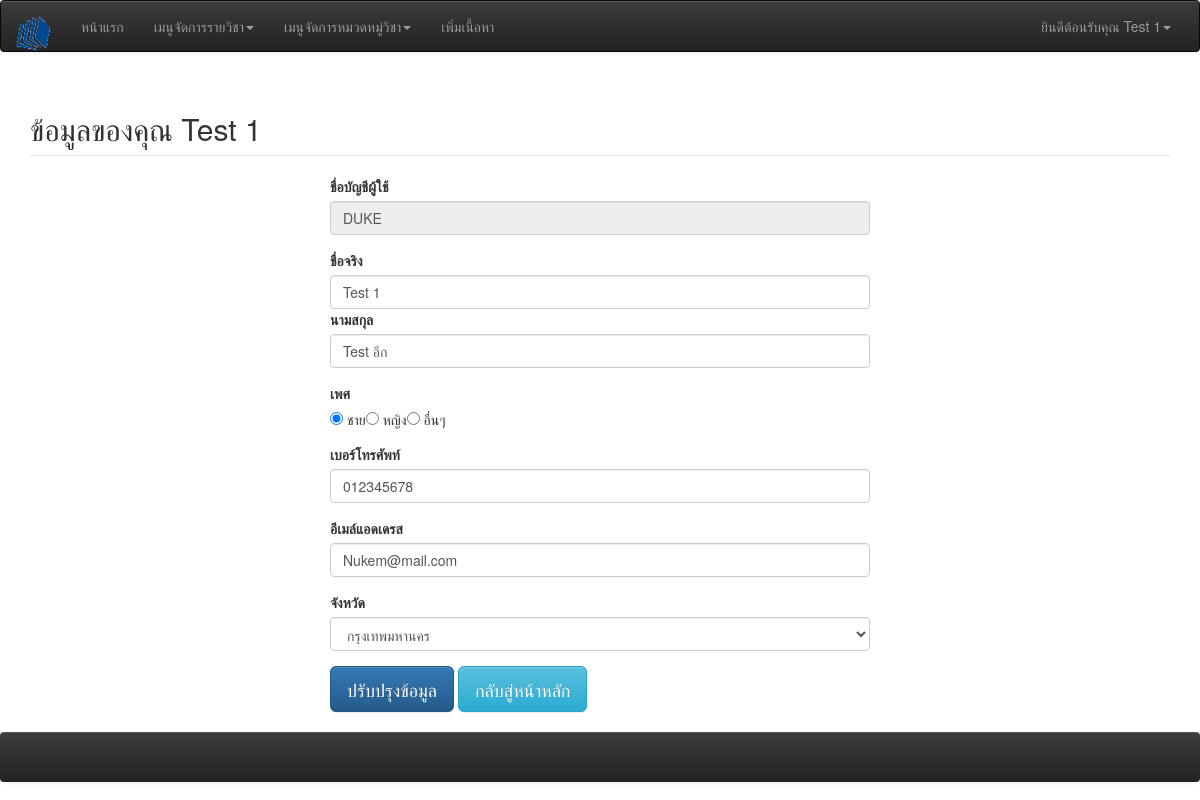
The page /controller/user_info.php (signed in) on the database its author committed.
### tables this page shows
CREATE TABLE IF NOT EXISTS `member` (
`member_id` int(10) unsigned NOT NULL,
  `username` varchar(45) DEFAULT NULL,
  `password` varchar(16) DEFAULT NULL,
  `gender` varchar(6) DEFAULT NULL,
  `name` varchar(45) DEFAULT NULL,
  `surname` varchar(45) DEFAULT NULL,
  `country` varchar(20) DEFAULT NULL,
  `tel` varchar(11) DEFAULT NULL,
  `email` varchar(30) DEFAULT NULL
);

### controller/user_info.php (called while the page is built, shortened)
<?php
include_once '../model/dbo.inc.php';
include_once '../view/header_logged.php';
$memberID = $_SESSION["uid"];
$fetchUserInfo = get_user_info_byID($memberID);
include_once '../view/userprofile.php';
include_once '../view/footer.php';
?>

### model/dbo.inc.php (called while the page is built, shortened)
<?php
include_once "db_con.inc.php";
function get_user_info_byID($id){
    global $dbh;
    if($query = $dbh->query("SELECT * FROM member WHERE member_id = '$id' LIMIT 1")){
        $result = $query->fetch(PDO::FETCH_OBJ);
        return $result;
    }
    else{
        return false;
    }
}

### view/userprofile.php (the view, shortened to what this page needs)
<!DOCTYPE html>
<html lang="en">
  <head>
    <link rel="stylesheet" href="/e-learning/plugins/bootstrap/css/bootstrap.min.css">
    <link rel="stylesheet" href="/e-learning/plugins/bootstrap/css/font-awesome.min.css">
    <link rel="stylesheet" href="/e-learning/plugins/bootstrap/css/bootstrap-theme.min.css">
  </head>
  <body>
    <div class="row">
    <div class="container">
        <legend><h2>ข้อมูลของคุณ <?php echo $_SESSION["name"];?></h2></legend>
        <div class="col-md-offset-3 col-md-6">
          <form name="change_info" action="#" method="POST">
            <div class="form-group has-feedback">
              <label for="username">ชื่อบัญชีผู้ใช้</label>
              <input type="text" class="form-control" name="username" id="username" placeholder="" autocomplete="off" value="<?php echo $fetchUserInfo->username; ?>" disabled>
            </div>
            <div class="form-group">
              <label for="name">ชื่อจริง</label>
              <input type="text" class="form-control" name="name" id="name" autocomplete="off" value="<?php echo $fetchUserInfo->name; ?>">
              <label for="surname">นามสกุล</label>
              <input type="text" class="form-control" name="surname" id="surname" autocomplete="off" value="<?php echo $fetchUserInfo->surname; ?>">
            </div>
            <div class="form-group">
              <label for="gender">เพศ</label><br>
              <?php if($fetchUserInfo->gender == "ชาย"){
                  echo '<input type="radio" name="gender" value="ชาย" checked> ชาย'
                  . '<input type="radio" name="gender" value="หญิง"> หญิง'
                  . '<input type="radio" name="gender" value="อื่นๆ"> อื่นๆ';
              }
              elseif($fetchUserInfo->gender == "หญิง"){
                  echo '<input type="radio" name="gender" value="ชาย" checked> ชาย'
                  . '<input type="radio" name="gender" value="หญิง"> หญิง'
                  . '<input type="radio" name="gender" value="อื่นๆ"> อื่นๆ';
              }
              elseif($fetchUserInfo->gender == "อื่นๆ"){
                  echo '<input type="radio" name="gender" value="ชาย" checked> ชาย'
                  . '<input type="radio" name="gender" value="หญิง"> หญิง'
                  . '<input type="radio" name="gender" value="อื่นๆ"> อื่นๆ';
              }
              else{?>
              <input type="radio" name="gender" value="ชาย" > ชาย
              <input type="radio" name="gender" value="หญิง"> หญิง
              <input type="radio" name="gender" value="อื่นๆ"> อื่นๆ
              <?php }?>
            </div>
            <div class="form-group">
              <label for="telephone">เบอร์โทรศัพท์</label>
              <input type="tel" class="form-control" name="telephone" id="telephone" placeholder="ตัวอย่าง: 012-3456789" autocomplete="off" value="<?php echo $fetchUserInfo->tel; ?>">
            </div>
            <div class="form-group">
              <label for="email">อีเมล์แอดเดรส</label>
              <input type="email" class="form-control" name="email" id="email" placeholder="ชื่ออีเมล์@ชื่อโดเมน.com" required title="กรุณากรอกอีเมล์" x-moz-errormessage="กรุณากรอกอีเมล์" autocomplete="off" value="<?php echo $fetchUserInfo->email; ?>">
            </div>
            <div class="form-group">
              <label for="province">จังหวัด</label>
              <select class="form-control" name="province" data-toggle="tooltip" title="เลือกจังหวัดที่ท่านอาศัยอยู่">
                <option value="<?php echo $fetchUserInfo->country;?>" selected><?php echo $fetchUserInfo->country;?></option>
              </select>
            </div>
            <div class="btn-group-md">
                <button type="submit" name="submit_f" value="submitted" class="btn btn-lg btn-primary">ปรับปรุงข้อมูล</button>
            <button type="button" class="btn btn-lg btn-info">กลับสู่หน้าหลัก</button>
            </div>
          </form>
      </div>
      </div>
    </div>
  </body>
</html>

### css/Footer.css (style rules this page uses)
html, body { height: 100%; margin: 0; padding: 0; }
.container { display: block; min-height: 100%; height: auto !important; height: 100%; margin-bottom: -20px; }

### rows shown on the page
member: username "DUKE", name "Test 1", surname "Test อีก", telephone "012345678", email "Nukem@mail.com", province "กรุงเทพมหานคร"

### other values the page prints
$_SESSION["name"] "Test 1"
